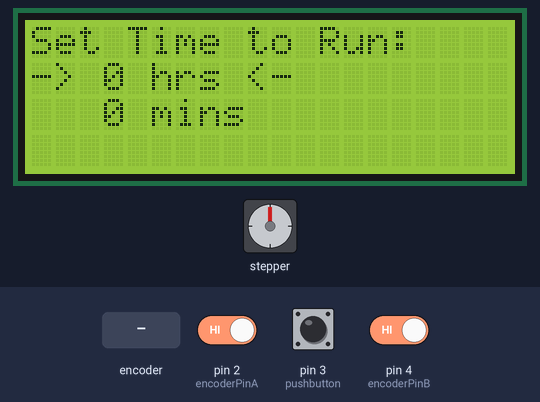
The sketch below on a simulated Arduino Uno, built with avr-gcc and run on an emulated ATmega328P. Shown: 20×4 character LCD, stepper motor. The inputs (shaded band) are chosen by the test bench; at power-on: pin 3 (pushbutton) HIGH, pin 2 (encoderPinA) HIGH, pin 4 (encoderPinB) HIGH. Random numbers use the default seed unless the sketch sets one; stepper angles assume 200 steps per turn.

Above: at 1.2 s.
1.3 s: rotary encoder on pin 2 (encoderPinA) / pin 4 (encoderPinB) turned 2 steps (second pin leading)
At 1.48 s:
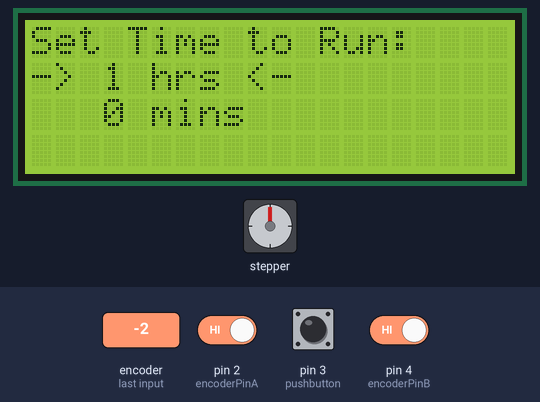
3.2 s: rotary encoder on pin 2 (encoderPinA) / pin 4 (encoderPinB) turned 2 steps (second pin leading)
At 4.2 s:
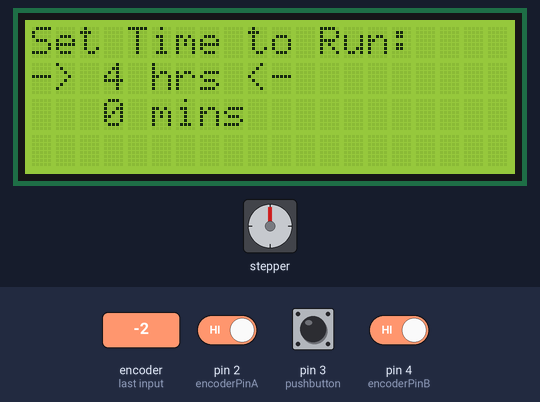
5.1 s: pin 3 (pushbutton) pulsed LOW 5 times (0.12 s each, 0.3 s apart)
At 5.8 s:
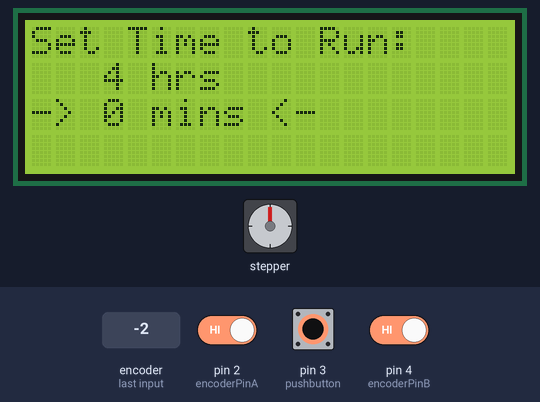
Timing chart, 0 to 22.6 s (numbered marks = the images above; inputs shaded):
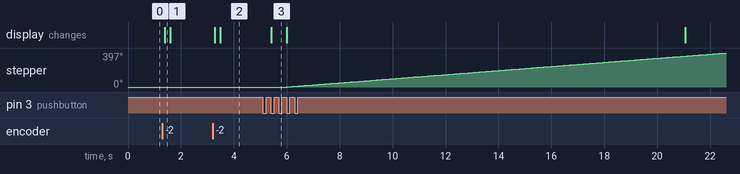

Measured:
- after the input at 1.3 s, the display: changes after 0.09 s (image 1)
- after the input at 3.2 s, the display: first changes after 0.08 s (image 2 shows a later state)
- after the input at 5.1 s, stepper: keeps turning clockwise at about 24°/s, starting after 0.91 s; the display: changes after 0.31 s (image 3)

The sketch:

rpm.ino
```cpp
//Include Libraries.
#include <LiquidCrystal.h>
#include <Adafruit_MotorShield.h>
#include <Wire.h>

//Declare Variables.
volatile boolean encoderFired;
volatile boolean dir;
volatile bool pushButton;
volatile bool lastPushButton;
volatile boolean pushed;
volatile long period;
volatile long newRpm;
volatile boolean forward = false;
volatile boolean go = false;
volatile uint32_t start;
volatile uint32_t overallStart;
volatile uint32_t timeLeft;
volatile uint32_t timeToRun;
volatile int timerHour;
volatile int timerMin;
volatile boolean settingHour = true;
volatile boolean settingMin = false;
volatile boolean ended = true;
const int rs = 7, en = 8, d4 = 9, d5 = 10, d6 = 11, d7 = 12;
#define pushbutton 3
#define encoderPinA 2
#define encoderPinB 4
Adafruit_MotorShield AFMS = Adafruit_MotorShield();
Adafruit_StepperMotor *myMotor = AFMS.getStepper(200, 2);
LiquidCrystal lcd(rs, en, d4, d5, d6, d7);

void encoderisr(){ //Controls input from encoder.
  if (digitalRead(encoderPinA)){
    delay(20);
    dir = digitalRead(encoderPinB);
  }
  else{
    delay(20);
    dir = !digitalRead(encoderPinB);
  }
  encoderFired = true;
}

void pushbuttonisr(){ //Controls input from button.
  pushButton = digitalRead(pushbutton);
  if (pushButton != lastPushButton){
    if (pushButton == false){
      pushed = true;
    }
    delay(50);
  }
  lastPushButton = pushButton;
}


void setup() { //Setup Code. Runs once.
  pinMode(pushbutton, INPUT_PULLUP);
  pinMode(encoderPinA, INPUT_PULLUP);
  pinMode(encoderPinB, INPUT_PULLUP);
  Serial.begin(9600);
  AFMS.begin();
  attachInterrupt(digitalPinToInterrupt(encoderPinA), encoderisr, RISING);
  attachInterrupt(digitalPinToInterrupt(pushbutton), pushbuttonisr, CHANGE);
  timerHour = 0;
  timerMin = 0;
  lcd.begin(20,4);
  lcd.setCursor(0,0);
  lcd.print("Set Time to Run:");
  lcd.setCursor(0,1);
  lcd.print("-> " + String(timerHour) + " hrs <- ");
  lcd.setCursor(0,2);
  lcd.print("   " + String(timerMin) + "mins  ");
}

void loop() { //Main code. Runs in an infinite loop.
  if(encoderFired){
    if (settingHour){
      if(dir){
        timerHour++;
      }
      else{
        if (timerHour == 0){
          timerHour = 0;
        }
        else{
          timerHour--;
        }
      }
    }
    if (settingMin){
      if(dir){
        timerMin++;
      }
      else{
        if (timerMin == 0){
          timerMin = 0;
        }
        else{
          timerMin--;
        }
      }
    }
    lcd.clear();
    encoderFired = false;
  }

  if(pushed){
    if (settingHour == true && settingMin == false){
      settingHour = false;
      settingMin = true;
    }
    else if(settingMin == true && settingHour == false){
      settingMin = false;
    }
    else{
      overallStart = millis();
      start = millis();
      go = !go;
      settingHour= true;
      settingMin = false;
      timeToRun = (timerHour * 60 * 60000) + (timerMin * 60000);
      period = random(30, 61) * 1000;
      newRpm = random(3,7);
      myMotor->setSpeed(newRpm);
      forward = !forward;
    }
    lcd.clear();
    pushed = false;
  }
  if (go){
    if (millis() - overallStart <= timeToRun){
      if (millis() - start <= period){
        if(forward){
          myMotor->step(100, FORWARD, SINGLE);
        }
        else{
          myMotor->step(100, BACKWARD, SINGLE);
        }
      }
      else{
        start = millis();
        period = random(30, 61) * 1000;
        newRpm = random(3, 7);
        myMotor->setSpeed(newRpm);
        forward = !forward;
      }
    }
    else{
      go = false;
      settingHour = true;
      settingMin = false;
      timerHour = 0;
      timerMin = 0;
      ended = true;
    }
    if (!ended){
      timeLeft = timeToRun - millis() + overallStart;
      lcd.setCursor(0,0);
      lcd.print("                    ");
      lcd.setCursor(0,0);
      lcd.print("Time Left: " + String((timeLeft / 1000) / 60) + " mins");
      lcd.setCursor(0,1);
      lcd.print("Current RPM: " + String(newRpm));
      lcd.setCursor(0,2);
      if (forward){
        lcd.print("->");
      }
      else{
        lcd.print("<-");
      }
    }
    else{
      lcd.clear();
      ended = false;
    }
  }
  else{
    lcd.setCursor(0,0);
    lcd.print("Set Time to Run:");
    if(settingHour){
      lcd.setCursor(0,1);
      lcd.print("-> " + String(timerHour) + " hrs <- ");
      lcd.setCursor(0,2);
      lcd.print("   " + String(timerMin) + " mins");
    }
    else{
      lcd.setCursor(0,1);
      lcd.print("   " + String(timerHour) + " hrs");
      lcd.setCursor(0,2);
      lcd.print("-> " + String(timerMin) + " mins <-");
    }
  }
}
```
